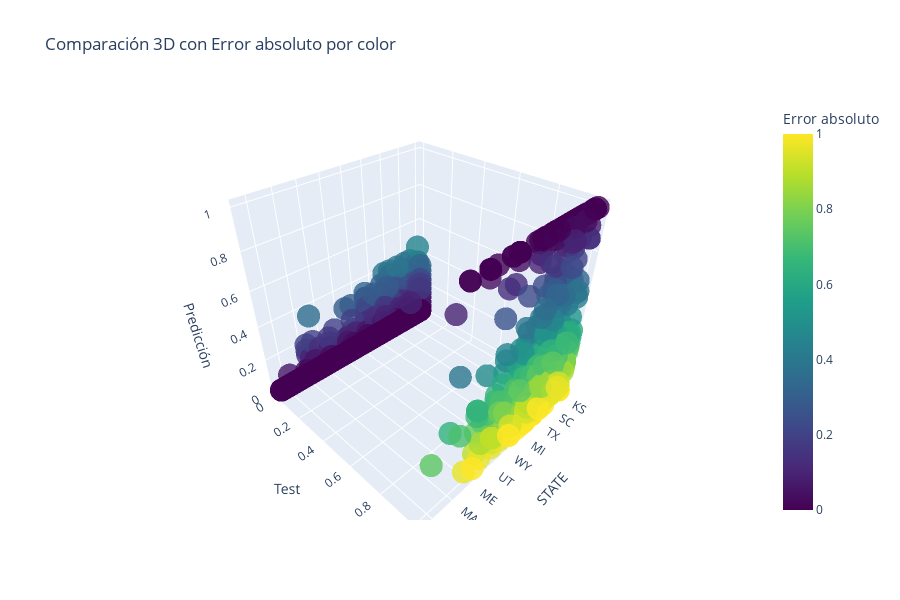

This figure's notebook cell:
### Code cell
import plotly.graph_objects as go
import numpy as np

# Preparar datos
data_3d = data_prediction.copy()
data_3d['st'] = data_3d.index.astype(str)
data_3d['Error'] = np.abs(data_3d['Test'] - data_3d['Prediction'])

# Crear el gráfico 3D
fig = go.Figure(data=[go.Scatter3d(
    x=data_3d['st'],                # Muestras
    y=data_3d['Test'],              # Valor real
    z=data_3d['Prediction'],        # Valor predicho
    mode='markers',
    marker=dict(
        size=8,
        color=data_3d['Error'],     # Color por error
        colorscale='Viridis',
        colorbar=dict(title='Error absoluto'),
        opacity=0.8
    ),
    text=[f"ST: {st}<br>Real: {real:.2f}<br>Pred: {pred:.2f}<br>Error: {err:.2f}" 
          for st, real, pred, err in zip(data_3d['st'], data_3d['Test'], data_3d['Prediction'], data_3d['Error'])],
    hoverinfo='text'
)])

# Ajustes de la escena
fig.update_layout(
    title='Comparación 3D con Error absoluto por color',
    scene=dict(
        xaxis_title='STATE',
        yaxis_title='Test',
        zaxis_title='Predicción'
    ),
    height=600
)

fig.show()

### Figure 1 — Plotly figure (JSON) as saved in the notebook; plotly's stock layout.template omitted (floating-point values rounded to 4 significant figures; data arrays with more than 128 entries replaced by an {"elided": "..."} marker saying what was removed)
{"data": [{"hoverinfo": "text", "marker": {"color": {"elided": "17174 float values"}, "colorbar": {"title": {"text": "Error absoluto"}}, "colorscale": [[0, "#440154"], [0.1111, "#482878"], [0.2222, "#3e4989"], [0.3333, "#31688e"], [0.4444, "#26828e"], [0.5556, "#1f9e89"], [0.6667, "#35b779"], [0.7778, "#6ece58"], [0.8889, "#b5de2b"], [1, "#fde725"]], "opacity": 0.8, "size": 8}, "mode": "markers", "text": {"elided": "17174 str values"}, "type": "scatter3d", "x": {"elided": "17174 str values"}, "y": {"elided": "17174 int values"}, "z": {"elided": "17174 float values"}}], "layout": {"height": 600, "scene": {"xaxis": {"title": {"text": "STATE"}}, "yaxis": {"title": {"text": "Test"}}, "zaxis": {"title": {"text": "Predicción"}}}, "title": {"text": "Comparación 3D con Error absoluto por color"}}}
